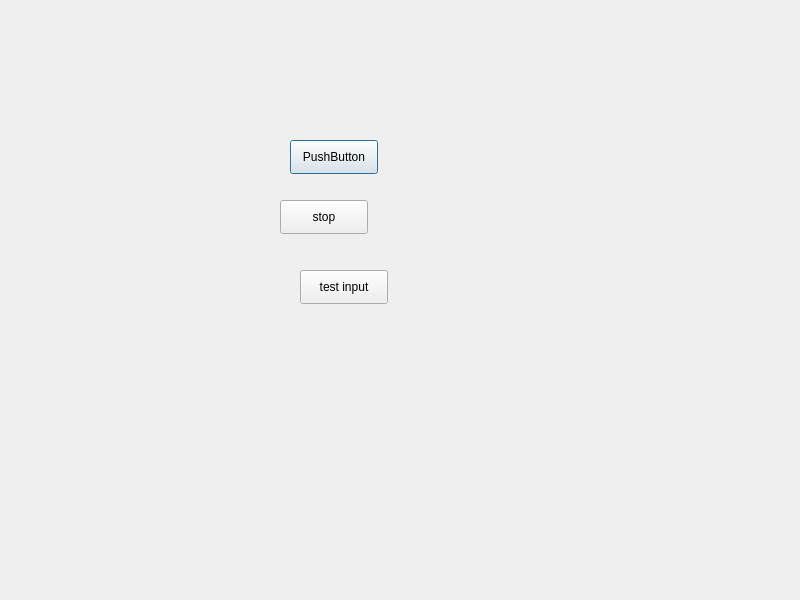
<?xml version="1.0" encoding="UTF-8"?>
<ui version="4.0">
 <class>Dialog</class>
 <widget class="QDialog" name="Dialog">
  <property name="geometry">
   <rect>
    <x>0</x>
    <y>0</y>
    <width>800</width>
    <height>600</height>
   </rect>
  </property>
  <property name="windowTitle">
   <string>Dialog</string>
  </property>
  <widget class="QPushButton" name="testBtn">
   <property name="geometry">
    <rect>
     <x>290</x>
     <y>140</y>
     <width>88</width>
     <height>34</height>
    </rect>
   </property>
   <property name="text">
    <string>PushButton</string>
   </property>
  </widget>
  <widget class="QPushButton" name="stopBtn">
   <property name="geometry">
    <rect>
     <x>280</x>
     <y>200</y>
     <width>88</width>
     <height>34</height>
    </rect>
   </property>
   <property name="text">
    <string>stop</string>
   </property>
  </widget>
  <widget class="QPushButton" name="testInputBtn">
   <property name="geometry">
    <rect>
     <x>300</x>
     <y>270</y>
     <width>88</width>
     <height>34</height>
    </rect>
   </property>
   <property name="text">
    <string>test input</string>
   </property>
  </widget>
 </widget>
 <resources/>
 <connections/>
</ui>
